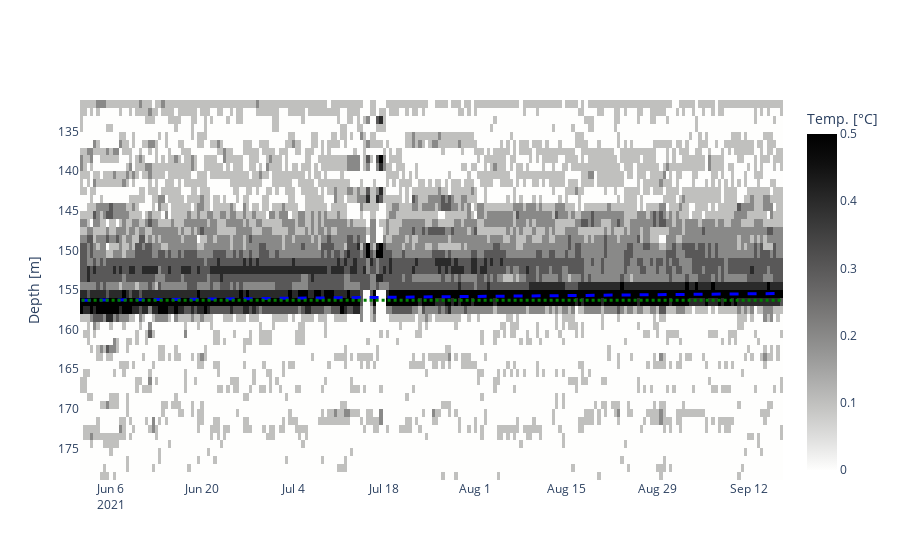

The code cell stored with this chart in its notebook:
### Code cell
# Calc diff and determine linear curve at that plot
all_diff_columns=[]
number_of_averages=1
for x in resample_data.columns[:-number_of_averages*2]:
    noa=number_of_averages
    x_index=x-resample_data.columns[0]
    col1=resample_data.columns[x_index:x_index+noa]
    col2=resample_data.columns[x_index+noa:x_index+2*noa]
    diff_colum=resample_data[col2].mean(axis=1) - resample_data[col1].mean(axis=1)
    #diff_colum=resample_data[x] - resample_data[x+1]

    all_diff_columns.append(diff_colum)

df_diff=pd.concat(all_diff_columns,axis=1)
df_diff.columns=resample_data.columns[:-number_of_averages*2]+number_of_averages+0.5
df_diff=round(df_diff,1)

# Plot and save
plot_water_rise(df_diff,plot_save=plot_save,linear_curve=[156.3,0.008],title="Diff.",zminmax=[0,0.5],data_type="chan58")

### Figure 1 — Plotly figure (JSON) as saved in the notebook; plotly's stock layout.template omitted (floating-point values rounded to 4 significant figures; data arrays with more than 128 entries replaced by an {"elided": "..."} marker saying what was removed)
{"data": [{"colorbar": {"title": {"text": "Temp. [°C]"}}, "colorscale": [[0, "rgb(0, 0, 0)"], [0.09091, "rgb(16, 16, 16)"], [0.1818, "rgb(38, 38, 38)"], [0.2727, "rgb(59, 59, 59)"], [0.3636, "rgb(81, 80, 80)"], [0.4545, "rgb(102, 101, 101)"], [0.5455, "rgb(124, 123, 122)"], [0.6364, "rgb(146, 146, 145)"], [0.7273, "rgb(171, 171, 170)"], [0.8182, "rgb(197, 197, 195)"], [0.9091, "rgb(224, 224, 223)"], [1, "rgb(254, 254, 253)"]], "name": "Temperature Diff.", "reversescale": true, "type": "heatmap", "x": {"elided": "216 str values"}, "y": [131.5, 132.5, 133.5, 134.5, 135.5, 136.5, 137.5, 138.5, 139.5, 140.5, 141.5, 142.5, 143.5, 144.5, 145.5, 146.5, 147.5, 148.5, 149.5, 150.5, 151.5, 152.5, 153.5, 154.5, 155.5, 156.5, 157.5, 158.5, 159.5, 160.5, 161.5, 162.5, 163.5, 164.5, 165.5, 166.5, 167.5, 168.5, 169.5, 170.5, 171.5, 172.5, 173.5, 174.5, 175.5, 176.5, 177.5, 178.5], "yaxis": "y", "z": {"elided": "48x216 float values"}, "zmax": 0.5, "zmin": 0}, {"fillcolor": "blue", "line": {"color": "blue", "dash": "dash", "width": 3}, "name": "line fit", "type": "scatter", "x": {"elided": "216 str values"}, "xaxis": "x", "y": {"elided": "216 float values"}, "yaxis": "y"}, {"fillcolor": "black", "line": {"color": "green", "dash": "dot", "width": 3}, "name": "line horizontal", "type": "scatter", "x": {"elided": "216 str values"}, "xaxis": "x", "y": {"elided": "216 float values"}, "yaxis": "y"}], "layout": {"showlegend": false, "xaxis": {"anchor": "y", "domain": [0, 1]}, "yaxis": {"anchor": "x", "autorange": "reversed", "domain": [0, 1], "title": {"text": "Depth [m]"}}}}
